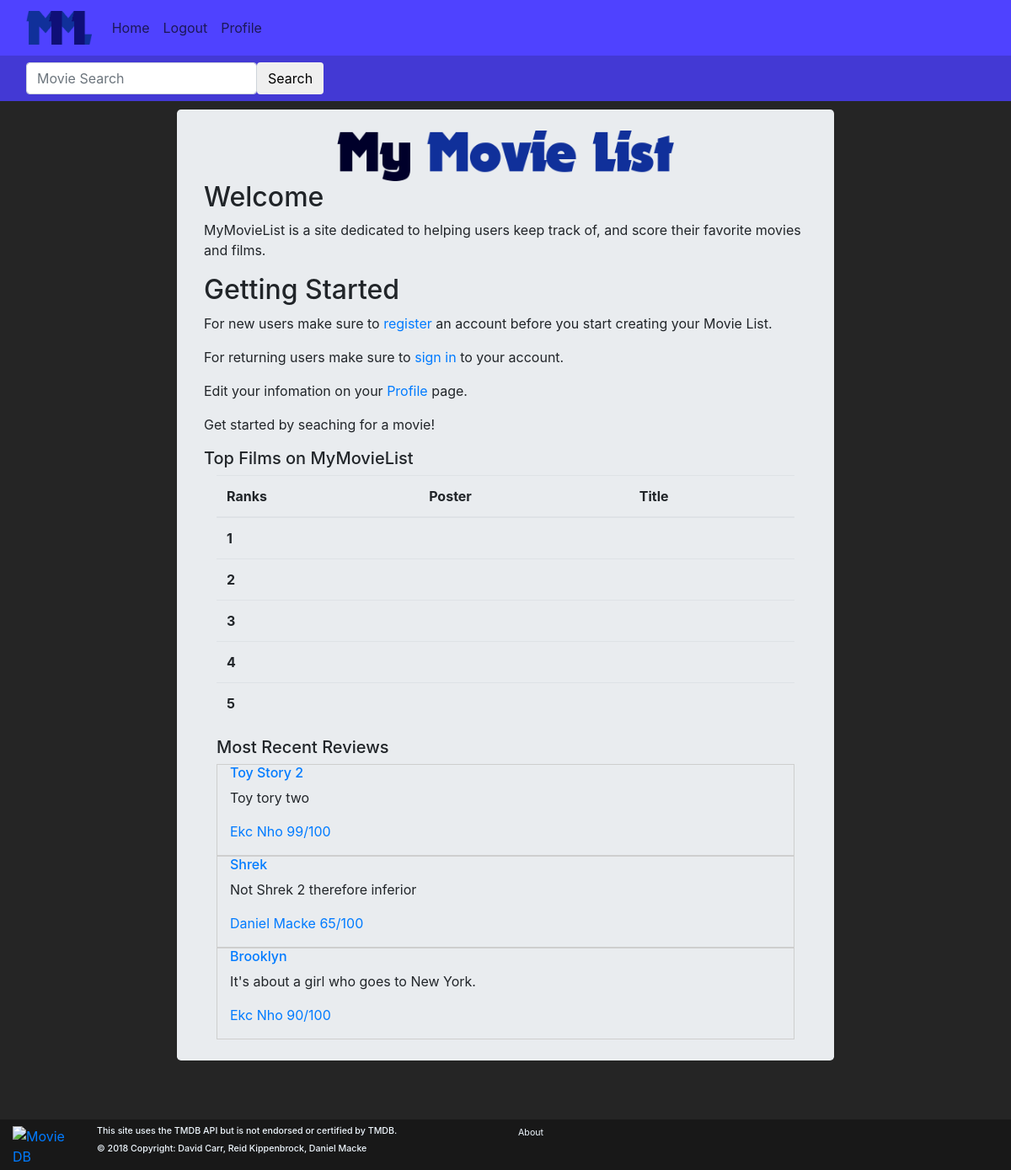
The app's page / (signed in) with its own data.
### movies/models.py (models this page shows)
class MovieReview(models.Model):
    user = models.ForeignKey(User,on_delete=models.CASCADE,default=1)
    movie_id = models.IntegerField(default=0)
    movie_title = models.CharField(max_length=50, default='')
    rating = models.IntegerField(
        default=0,
        validators=[
            MaxValueValidator(100),
            MinValueValidator(0)
        ]
    )
    review = models.CharField(max_length=1000, default='')

### mymovielist/views.py (the view)
# urls.py: path('', views.home, name='home'),
def home(request):
    all_reviews = MovieReview.objects.all()
    ratings = {}
    for review in all_reviews:
        id = review.movie_id
        reviews = MovieReview.objects.filter(movie_id=id)
        sum = 0
        count = 0
        for review in reviews:
            sum += review.rating
            count += 1
        average = sum / count
        ratings[id] = average
    sorted_rankings = sorted(ratings.items(), key=operator.itemgetter(1))
    sorted_rankings.reverse()
    top_5 = sorted_rankings[:5]
    top_movies = []
    count=1
    for review in top_5:
        review_id = review[0]
        movie = tmdb.Movies(review_id)
        movie_info = movie.info()
        movie_title = movie_info['title']
        movie_poster = 'http://image.tmdb.org/t/p/w185/' + movie_info["poster_path"]
        top_movies.append({'id':review_id,'title':movie_title,'poster':movie_poster,'rank':count})
        count+=1
    recent_reviews = list(reversed(list(all_reviews.order_by('pk'))))[:3]
    args = {'TopMovies':top_movies,'RecentReviews':recent_reviews}
    return render(request, 'homepage/home.html',args)

### accounts/templates/homepage/home.html
{%extends 'base.html'%}
{%block body%}
  <div class="container-fluid" align="center">
    <div class="jumbotron text-left col-md-8">
      {% load static %}
      <div class="text-center">
        <image src="{% static 'images/titlebanner.png' %}" align="center" height="60px"/>
      </div>
      <h2>Welcome</h2>
      <p>MyMovieList is a site dedicated to helping users keep track of, and score their favorite movies and films.</p>
      <h2>Getting Started</h2>
      <p>For new users make sure to
        <a href="/account/register">
        register
        </a> an account before you start creating your Movie List.</p>
      <p>For returning users make sure to
        <a href="/account/login/">
        sign in
        </a>
        to your account.</p>
      <p>Edit your infomation on your
        {%if not request.user.is_authenticated %}
        <a href="/account/login">
          Profile
        </a>
        {%else%}
        <a href="/account/profile/?p={{request.user.username}}">
          Profile
        </a>
        {%endif%}
        page.</p>
      <p>Get started by seaching for a movie!</p>
      <h5 class="text-md-left">Top Films on MyMovieList</h5>
      <div class="container-fluid">
        <table class="table">
          <thread>
            <tr>
              <th scope = "col">Ranks</th>
              <th scope = "col">Poster</th>
              <th scope = "col">Title</th>
            </tr>
          </thread>
          <tbody>
            {%for movie in TopMovies%}
            <tr>
              <th scope="row">{{movie.rank}}</th>
              <td><img src = "{{movie.poster}}" height="120px"></td>
              <td><a href="/movies/?movie_id={{movie.id}}"><h6 class=text-md-left>{{movie.title}}</h6></a></td>
            </tr>
            {%endfor%}
          </tbody>
        </table>
      </div>
      <div class="container-fluid">
          <h5 class="text-md-left">Most Recent Reviews</h5>
          {%for review in RecentReviews%}
        <div class="container-fluid" style="border:1px solid #cecece;">
          <blockquote>
            <a href="/movies/?movie_id={{review.movie_id}}"><h6 class=text-md-left>{{review.movie_title}}</h6></a>
            <p>{{review.review}}<p>
            <footer><a href="/account/profile/?p={{review.user.username}}">{{review.user.first_name}} {{review.user.last_name}} {{review.rating}}/100</a></footer>
          </blockquote>
        </div>
        {% endfor %}
      </div>
  </div>
{%endblock%}

### accounts/templates/base.html (style rules this page uses)
body { background-color: #252525; }
.jumbotron { margin: 10px; padding-top: 25px; padding-bottom: 25px; }

### records on screen
MovieReview: movie_title "Toy Story 2", review "Toy tory two", user.first_name "Ekc", user.last_name "Nho", rating "99"
MovieReview: movie_title "Shrek", review "Not Shrek 2 therefore inferior", user.first_name "Daniel", user.last_name "Macke", rating "65"
MovieReview: movie_title "Brooklyn", review "It's about a girl who goes to New York.", user.first_name "Ekc", user.last_name "Nho", rating "90"

### other values on screen
{{ movie.rank }} "1" "2" "3" "4" "5"
